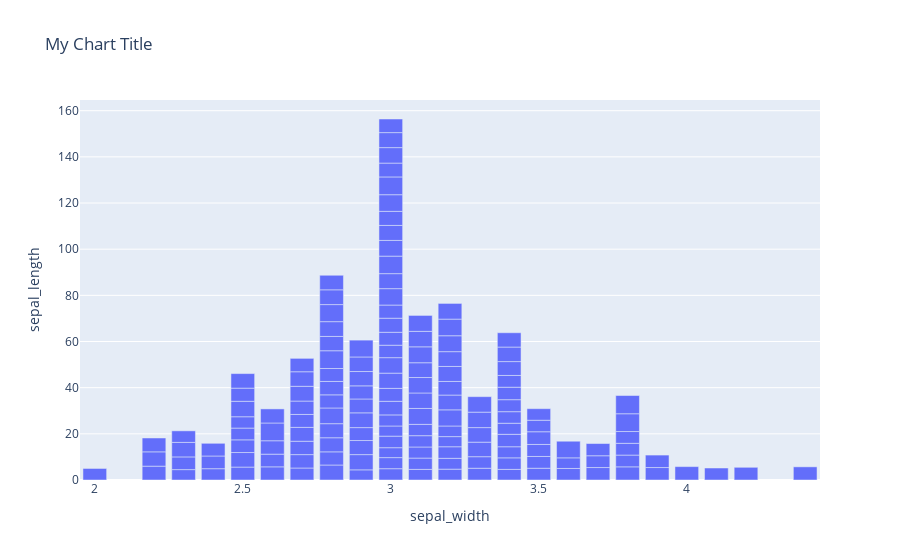

Notebook cell for this chart:
### Markdown cell above
#### Change something in the plot

### Code cell
my_fig = px.bar(
    df_iris, 
    x="sepal_width", 
    y="sepal_length",
    title='My Chart Title'
)
my_fig

### Figure 1 — Plotly figure (JSON) as saved in the notebook; plotly's stock layout.template omitted (floating-point values rounded to 4 significant figures; data arrays with more than 128 entries replaced by an {"elided": "..."} marker saying what was removed)
{"data": [{"alignmentgroup": "True", "hovertemplate": "sepal_width=%{x}<br>sepal_length=%{y}<extra></extra>", "legendgroup": "", "marker": {"color": "#636efa"}, "name": "", "offsetgroup": "", "orientation": "v", "showlegend": false, "textposition": "auto", "type": "bar", "x": {"elided": "150 float values"}, "xaxis": "x", "y": {"elided": "150 float values"}, "yaxis": "y"}], "layout": {"autosize": true, "barmode": "relative", "legend": {"tracegroupgap": 0}, "title": {"text": "My Chart Title"}, "xaxis": {"anchor": "y", "autorange": true, "domain": [0, 1], "range": [1.95, 4.45], "title": {"text": "sepal_width"}, "type": "linear"}, "yaxis": {"anchor": "x", "autorange": true, "domain": [0, 1], "range": [0, 164.6], "title": {"text": "sepal_length"}, "type": "linear"}}}
